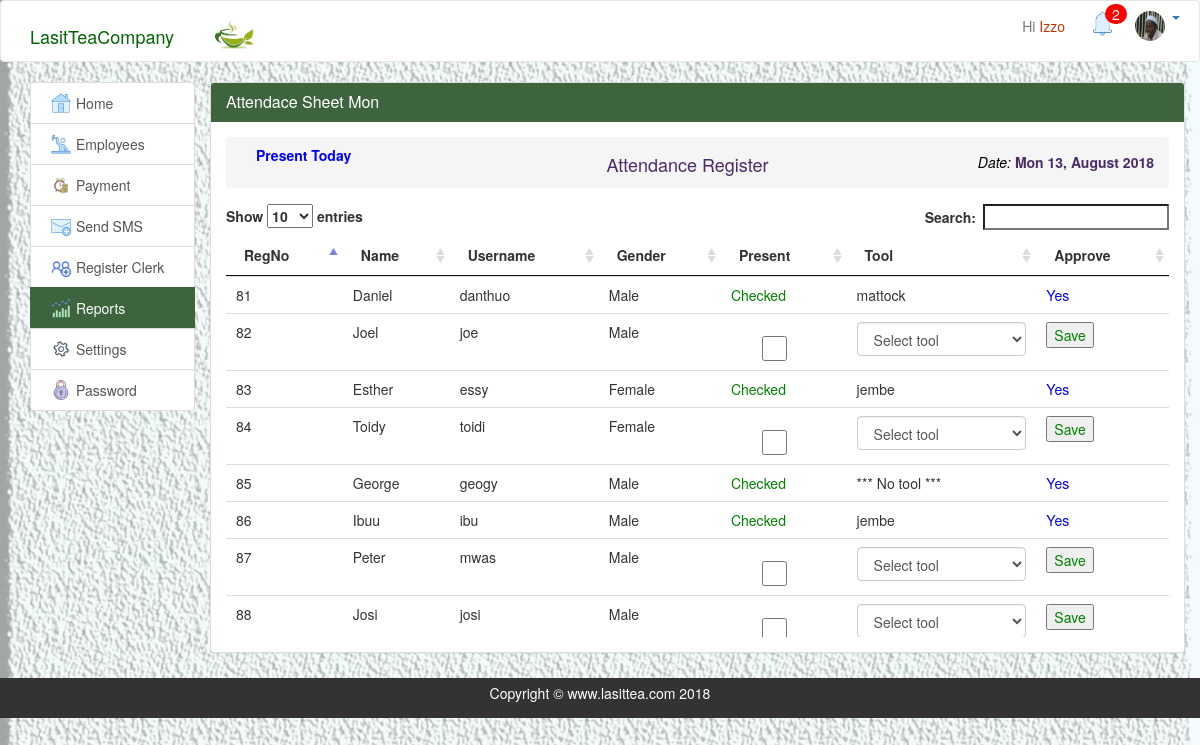
Screenshot of /attendance.php (signed in) with the database file from the repository.
### tables this page shows
CREATE TABLE `staff` (
  `staff_id` int(20) NOT NULL,
  `fname` varchar(100) NOT NULL,
  `lname` varchar(20) NOT NULL,
  `sex` varchar(50) NOT NULL,
  `birthday` date NOT NULL,
  `username` varchar(50) NOT NULL,
  `password` varchar(50) NOT NULL,
  `date_registered` date NOT NULL,
  `id_number` varchar(8) NOT NULL,
  `phone_number` varchar(10) NOT NULL,
  `level` varchar(20) NOT NULL,
  `location` varchar(20) NOT NULL,
  `email` varchar(20) NOT NULL,
  `image` varchar(20) NOT NULL
);

CREATE TABLE `tools` (
  `t_id` int(20) NOT NULL,
  `name` varchar(100) NOT NULL,
  `cost` float NOT NULL,
  `namba` int(20) NOT NULL
);

### php/query.php (called while the page is built, shortened)
<?php
        $staff_id = $_SESSION['staff_id'];
        $notification="SELECT count(*) FROM message WHERE dest_id='$staff_id' AND Msg_read=0 AND subject='FEEDBACK'";
        $mesNo=$con->query($notification);
         $empW="SELECT * FROM staff WHERE `level`!= 'admin' AND `level`!= 'clerk'";
         $employ = $con->query($empW);
          $dy=date('d');
          $today=date('D');
         if($today=='Mon'){
          $dy=$dy;
        } else if($today=='Tue'){
          $dy=$dy-1;
        }else if($today=='Wed'){
          $dy=$dy-2;
        }else if($today=='Thu'){
          $dy=$dy-3;
        }else if($today=='Fri'){
          $dy=$dy-4;
        }else if($today=='Sat'){
          $dy=$dy-5;
        }else{
          $dy=$dy-6;
        }
        $frm="2018-07-$dy";
      $empo2="SELECT count(*) FROM attendance LEFT JOIN staff on attendance.staff_id=staff.staff_id WHERE attendance.staff_id='$staff_id' AND date BETWEEN '$frm' AND CURDATE()";
         $employeeC = $con->query($empo2);
         $sl="SELECT image FROM staff where staff_id='$staff_id'";
         $img=$con->query($sl);
        ?>

### attendance.php (the view, shortened to what this page needs)
<?php
include('php/connection.php');
include ('php/query.php');
?>
<!doctype html>
<html lang="en">
<head>
  <?php include 'inc/head.php'; ?>
</head>
<body>
  <?php include 'inc/header.php'; ?>
  <section id="main">
    <div class="container">
     <div class="row">
      <div class="col-md-2">
        <div class="list-group ">
          <a href="home.php" class="list-group-item"><img src="img/home.png" class="hd3"> Home </a>
            <?php if ($_SESSION['level']=='clerk') { ?>
          <a href="attendance.php" class="list-group-item main-color-bg"><img src="img/employee.png" class="hd3"> Attendance</a>
            <a href="collection.php" class="list-group-item"><img src="img/weight.png" class="hd3"> Collection</a>
           <?php }  if($_SESSION['level']!=='staff'){ ?>
              <a href="staff.php" id="stuff2" class="list-group-item"><img src="img/worker.png" class="hd3">  Employees </a>
                    <?php }?>
                <a href="payment.php" id="payHist" class="list-group-item"><img src="img/pay.png" class="hd3">  Payment</a>
                  <?php if($_SESSION['level']=='clerk'){  ?>
                  <a href="register.php" id="regc2" class="list-group-item"><img src="img/addP.png" class="hd3">  Add Employee </a>
                    <?php } else if($_SESSION['level']=='admin'){?>
                    <a href="sms.php" class="list-group-item"><img src="img/nit.png" class="hd3">Send SMS</a>
                  <a href="register.php" id="regc2" class="list-group-item "><img src="img/pple2.png" class="hd3"> Register Clerk </a>
                    <a href="stats.php" id="st" class="list-group-item main-color-bg"><img src="img/reports.png" class="hd3"> Reports </a>
                    <?php } if($_SESSION['level']=='admin'){  ?>
                    <a href="settings.php" class="list-group-item"><img src="img/settings.png" class="hd3"> Settings</a>
                    <?php }?>
                   <a href="changePassword.php" class="list-group-item"><img src="img/pass.png" class="hd3" align="center"> Password</a>
                    </div>
      </div>
                  <div class="col-md-10" id="pan">
                    <div class="panel panel-default">
                      <div class="panel-heading main-color-bg">
                        <h3 class="panel-title">Attendace Sheet <?php echo date('D') ?></h3>
                      </div>
                      <div class="panel-body">
                        <div id="scrolTable">
                          <div id="attTable">
                          <ol class="breadcrumb">
                          <?php if($_SESSION['level']=='clerk' || $_SESSION['level']=='admin'){?>
                            <div class="col-md-3"><a href="#" style="color: blue;" class="show">Present Today</a> </div>
                          <?php } ?>
                            <div class="col-md-6">
                              <h4 align="center" class="two">Attendance Register &nbsp;&nbsp;&nbsp;</h4> &nbsp;&nbsp;&nbsp;
                            </div>
                            <h5 align="right"> <em style="color: black;">Date: </em><b><?php echo " ".$date=date("D d, F Y");?></b></h5>
                            <div class="col-md-3">  </div>
                          </ol>
                          <?php if($_SESSION['level']=='clerk' || $_SESSION['level']=='admin'){?>
                           <table class="table" id="mytable2">
                            <thead>
                              <th>RegNo</th>
                              <th>Name</th>
                              <th>Username</th>
                              <th>Gender</th>
                              <th>Present</th>
                              <th>Tool</th>
                              <th>Approve</th>
                            </thead>
                            <tbody>
                          <?php while($row=$employ->fetch_array()){ ?>
                                <tr>
                          <form method="POST">
                                  <td><?php echo $row['staff_id']; $staf=$row['staff_id']; ?></td>
                                  <td><?php echo $row['fname']; ?></td>
                                  <td><?php echo $row['username']; ?></td>
                                  <td><?php echo $row['sex']; ?></td>
                                 <?php
                                 $preCheck="SELECT * FROM attendance WHERE staff_id='$staf' and date=CURDATE() AND present='yes'";
                                 $pr=$con->query($preCheck);
                                 $t="SELECT tools.name FROM tools left join attendance on tools.t_id=attendance.t_id where attendance.staff_id='$staf' and date=CURDATE()";
                                 $too=$con->query($t);
                                 $tool=$too->fetch_assoc();
                                 if($pr->num_rows>0) { ?>
                                  <td style="color: green">Checked</td>
                                  <td><?php if ($tool['name']=='') {
                                   echo '*** No tool ***';
                                  } echo $tool['name'];?></td>
                                  <td style="color: blue">Yes</td>
                                <?php } else { ?> <td>
                                    <div class="checkbox"><label>&nbsp;&nbsp;&nbsp;&nbsp;&nbsp;&nbsp;&nbsp;&nbsp;<input type="checkbox" class="check" value="yes" style="height: 25px;width: 25px;"></label>
                                    </div> </td>
                                  <td>
                                    <select  name="tool"  class="form-control tool">
                                      <option value="">Select tool</option>
                                  </select>
                                </td>
                                <td><input type="button" class="btnS" value="Save" style="color: green;"></td>
                               <?php  } ?>
                               </form>
                              </tr>
                            <?php    }?>
                          </tbody>
                        </table>
                            <?php } ?>
                    </div>
                    </div>
                  </div>
                </div>
              </div>
            </div>
          </div>
        </section>
      </body>
      <?php include 'inc/footer.php';  ?>
      </html>

### inc/header.php (shortened to what this page needs)
<?php include ('php/query.php');?>
  <nav class="navbar navbar-default">
  <div class="container">
        <ul class="nav navbar-nav">
          <li><a class="navbar-brand" href="home.php" id="lasitStyl" >LasitTeaCompany</a>
          </li>
          <li><a href="home.php"> <img src="img/logo.png" id="hdimg2"></a></li>
        </ul>
          <ul class="nav navbar-nav navbar-right">
            <?php
            if(isset($_SESSION['username'])){ ?>
            <li> <a href="#" id="nam2" > Hi <span id="nam"><?php echo $_SESSION['username']; ?></span></a></li>
            <?php if($_SESSION['level']!=='staff'){?>
            <?php } if($_SESSION['level']=='admin'){?>
          <li><div style="margin: 5px;" id="notify"><a href="notification.php"><img src='img/notification.png' class="img-circle hd">
           <?php
              if ($row = $mesNo->fetch_array()) {
                if($row['count(*)'] > 0){ ?>
                  <span class="notify-badge"><?php echo $row['count(*)']; ?></span>
            <?php } else { ?>
           <span class="badg">  <?php echo "0"; } }?></span>
           </a>
          </div></li>
          <?php } ?>
           <li>
                <div class="dropdown">
                   <a href="#" class="dropdown-toggle" type="button" id="dropdownMenu1" data-toggle="dropdown" aria-haspopup="true" aria-expanded="true">
                              <div class="imgPos">
                                <?php $row = $img->fetch_assoc();
                                if ($row['image']=='') { ?>
                                  <img src="img/ava.png" class="img-circle hdimg">
                               <?php  } else{
                                  echo "<img src='empImgs/".$row['image']."'class='img-circle hdimg'>";
                                 }
                           ?>
                            <span class="caret"></span>
                             </div>
                   </a>
                                        </div>
              </li>
    <?php } ?>
        </ul>
  </div>
  </nav>

### assets/style.css (style rules this page uses)
body { background-image: url('../img/bg22.jpg'); background-size: 100%; background-position: center; background-repeat: no-repeat; }
.navbar-default { background-color: #ffffff; }
#pan { padding: 0; margin: 0; }
.hdimg { width: 30px; height: 30px; }
.hd { width: 25px; height: 25px; margin-left: 5px; }
.hd3 { width: 20px; height: 20px; margin-top: 0px; }
#hdimg2 { width: 50px; height: 35px; margin-bottom:0px; margin-top: 0px; padding: 0px; }
#lasitStyl { color:darkgreen; margin-top: 10px; }
.imgPos { margin: 5px; }
.navbar-default .navbar-brand { color: rgb(40, 17, 63); }
#nam { color: rgb(194, 52, 1); }
.main-color-bg { background-color: rgb(61, 100, 61) !important; border-color: rgb(61, 100, 61) !important; color: #ffffff !important; }
.notify-badge { position: absolute; left:25px; top:3px; background:red; text-align: center; border-radius: 30px 30px 30px 30px; color:white; padding:0px 7px; }
.breadcrumb { color: rgb(75, 44, 105); font-weight: bolder; margin: 0; }
.breadcrumb a { color: rgb(75, 44, 105); font-weight: bold; }
#scrolTable { height: 500px; overflow: auto; }
img { float: left; margin: 5px; width: 250px; height: auto; }

### rows the page displays
staff: image (picture)
staff: staff_id "81", fname "Daniel", username "danthuo", sex "Male", tools.name "mattock"
staff: staff_id "82", fname "Joel", username "joe", sex "Male"
staff: staff_id "83", fname "Esther", username "essy", sex "Female", tools.name "jembe"
staff: staff_id "84", fname "Toidy", username "toidi", sex "Female"
staff: staff_id "85", fname "George", username "geogy", sex "Male", shows "*** No tool ***"
staff: staff_id "86", fname "Ibuu", username "ibu", sex "Male", tools.name "jembe"
staff: staff_id "87", fname "Peter", username "mwas", sex "Male"
staff: staff_id "88", fname "Josi", username "josi", sex "Male"

### other values shown
$_SESSION['username'] "Izzo"
$row['count(*)'] "2"
